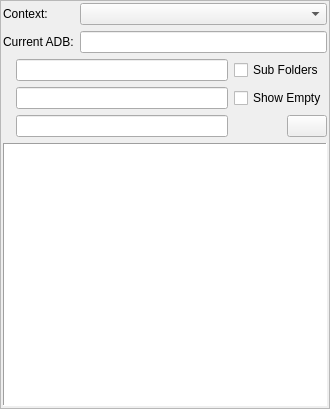
<?xml version="1.0" encoding="UTF-8"?>
<ui version="4.0">
 <class>CFragmentBrowser</class>
 <widget class="QWidget" name="CFragmentBrowser">
  <property name="geometry">
   <rect>
    <x>0</x>
    <y>0</y>
    <width>330</width>
    <height>409</height>
   </rect>
  </property>
  <layout class="QVBoxLayout" name="verticalLayout_2">
   <property name="leftMargin">
    <number>0</number>
   </property>
   <property name="topMargin">
    <number>0</number>
   </property>
   <property name="rightMargin">
    <number>0</number>
   </property>
   <property name="bottomMargin">
    <number>0</number>
   </property>
   <item>
    <widget class="QScrollArea" name="scrollArea">
     <property name="widgetResizable">
      <bool>true</bool>
     </property>
     <widget class="QWidget" name="scrollAreaWidgetContents">
      <property name="geometry">
       <rect>
        <x>0</x>
        <y>0</y>
        <width>328</width>
        <height>407</height>
       </rect>
      </property>
      <layout class="QVBoxLayout" name="verticalLayout">
       <property name="leftMargin">
        <number>2</number>
       </property>
       <property name="topMargin">
        <number>2</number>
       </property>
       <property name="rightMargin">
        <number>2</number>
       </property>
       <property name="bottomMargin">
        <number>2</number>
       </property>
       <item>
        <layout class="QGridLayout" name="gridLayout_2">
         <item row="0" column="0">
          <widget class="QLabel" name="label1">
           <property name="text">
            <string>Context:</string>
           </property>
           <property name="alignment">
            <set>Qt::AlignLeading|Qt::AlignLeft|Qt::AlignVCenter</set>
           </property>
          </widget>
         </item>
         <item row="0" column="1">
          <widget class="QComboBox" name="CONTEXT"/>
         </item>
         <item row="1" column="0">
          <widget class="QLabel" name="label2">
           <property name="text">
            <string>Current ADB:</string>
           </property>
           <property name="alignment">
            <set>Qt::AlignLeading|Qt::AlignLeft|Qt::AlignVCenter</set>
           </property>
          </widget>
         </item>
         <item row="1" column="1">
          <widget class="QLineEdit" name="EDIT_ADBFILE">
           <property name="alignment">
            <set>Qt::AlignLeading|Qt::AlignLeft|Qt::AlignVCenter</set>
           </property>
           <property name="readOnly">
            <bool>true</bool>
           </property>
          </widget>
         </item>
        </layout>
       </item>
       <item>
        <layout class="QGridLayout" name="gridLayout">
         <item row="0" column="1">
          <widget class="QLineEdit" name="FILTER_FRAGMENT">
           <property name="alignment">
            <set>Qt::AlignLeading|Qt::AlignLeft|Qt::AlignVCenter</set>
           </property>
          </widget>
         </item>
         <item row="2" column="1">
          <widget class="QLineEdit" name="FILTER_ANIM_CLIP"/>
         </item>
         <item row="1" column="0">
          <widget class="QLabel" name="TAG_FILTER_ICON">
           <property name="pixmap">
            <pixmap>:/FragmentBrowser/Controls/mann_tag.png</pixmap>
           </property>
           <property name="wordWrap">
            <bool>true</bool>
           </property>
          </widget>
         </item>
         <item row="1" column="1">
          <widget class="QLineEdit" name="FILTER_TAGS">
           <property name="alignment">
            <set>Qt::AlignLeading|Qt::AlignLeft|Qt::AlignVCenter</set>
           </property>
          </widget>
         </item>
         <item row="2" column="0">
          <widget class="QLabel" name="ANIM_CLIP_FILTER_ICON">
           <property name="text">
            <string/>
           </property>
           <property name="pixmap">
            <pixmap>:/FragmentBrowser/Controls/animation.png</pixmap>
           </property>
          </widget>
         </item>
         <item row="0" column="0">
          <widget class="QLabel" name="FRAGMENT_FILTER_ICON">
           <property name="pixmap">
            <pixmap>:/FragmentBrowser/Controls/mann_folder.png</pixmap>
           </property>
           <property name="wordWrap">
            <bool>true</bool>
           </property>
          </widget>
         </item>
         <item row="1" column="2" colspan="2">
          <widget class="QCheckBox" name="FRAGMENT_SHOWEMPTY_CHK">
           <property name="text">
            <string>Show Empty</string>
           </property>
          </widget>
         </item>
         <item row="0" column="2" colspan="2">
          <widget class="QCheckBox" name="FRAGMENT_SUBFOLDERS_CHK">
           <property name="text">
            <string>Sub Folders</string>
           </property>
          </widget>
         </item>
         <item row="2" column="3">
          <layout class="QHBoxLayout" name="horizontalLayout">
           <item>
            <spacer name="horizontalSpacer">
             <property name="orientation">
              <enum>Qt::Horizontal</enum>
             </property>
             <property name="sizeType">
              <enum>QSizePolicy::Minimum</enum>
             </property>
             <property name="sizeHint" stdset="0">
              <size>
               <width>40</width>
               <height>20</height>
              </size>
             </property>
            </spacer>
           </item>
           <item>
            <widget class="QPushButton" name="BTN_OPEN_CONTEXT_MENU">
             <property name="text">
              <string/>
             </property>
             <property name="icon">
              <iconset>
               <normaloff>:/FragmentBrowser/Controls/menu_ico.png</normaloff>:/FragmentBrowser/Controls/menu_ico.png</iconset>
             </property>
             <property name="iconSize">
              <size>
               <width>27</width>
               <height>16</height>
              </size>
             </property>
            </widget>
           </item>
          </layout>
         </item>
        </layout>
       </item>
       <item>
        <widget class="CFragmentBrowserTreeWidget" name="TREE_FB">
         <property name="frameShape">
          <enum>QFrame::Panel</enum>
         </property>
         <property name="frameShadow">
          <enum>QFrame::Sunken</enum>
         </property>
         <property name="dragEnabled">
          <bool>true</bool>
         </property>
         <property name="dragDropMode">
          <enum>QAbstractItemView::DragDrop</enum>
         </property>
         <property name="defaultDropAction">
          <enum>Qt::CopyAction</enum>
         </property>
         <attribute name="headerVisible">
          <bool>false</bool>
         </attribute>
         <column>
          <property name="text">
           <string notr="true">1</string>
          </property>
         </column>
        </widget>
       </item>
       <item>
        <layout class="QGridLayout" name="gridLayout_3"/>
       </item>
      </layout>
     </widget>
    </widget>
   </item>
  </layout>
 </widget>
 <customwidgets>
  <customwidget>
   <class>CFragmentBrowserTreeWidget</class>
   <extends>QTreeWidget</extends>
   <header>FragmentBrowser.h</header>
  </customwidget>
 </customwidgets>
 <resources>
  <include location="../mannequindialog.qrc"/>
 </resources>
 <connections/>
</ui>
